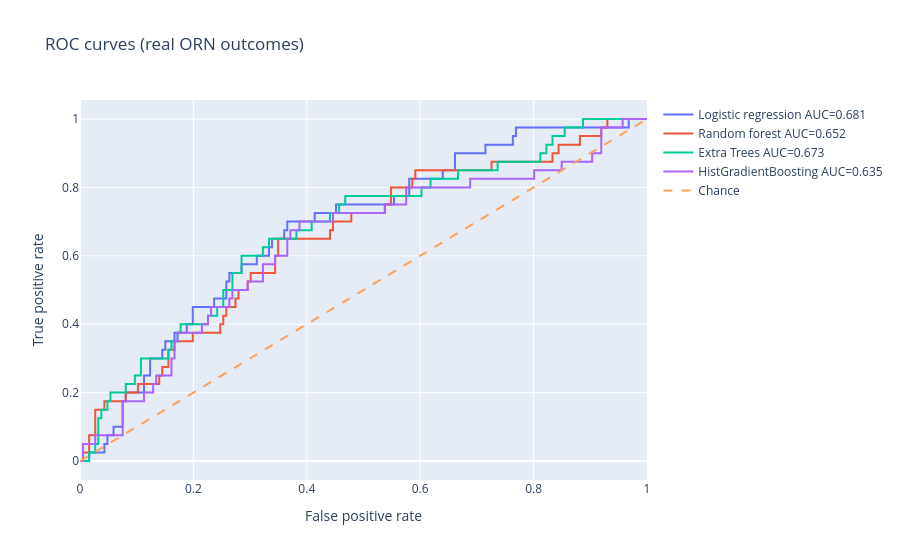
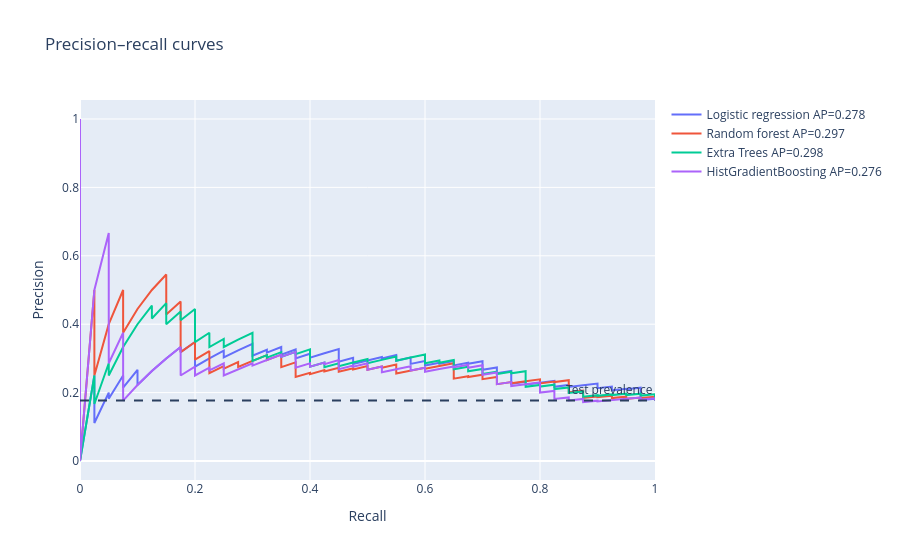

Write notebook code for charts like these, in order.
### Markdown cell above
## 4. Phase 3 — real-data ML baselines

### Code cell
exclude=[c for c in ['Study ID','ORN status','ORN Grade (Tsai)','Time to event','Overall survival','Overall survival time'] if c in raw.columns]
X=raw.drop(columns=exclude).copy()
X=pd.get_dummies(X,drop_first=False,dummy_na=True)
X=X.replace([np.inf,-np.inf],np.nan)
X=X.fillna(X.median(numeric_only=True)).fillna(0)
from sklearn.model_selection import train_test_split
Xtr,Xte,ytr,yte=train_test_split(X,y,test_size=.2,random_state=SEED,stratify=y)
models={
 'Logistic regression':make_pipeline(StandardScaler(),LogisticRegression(max_iter=3000,C=.1)),
 'Random forest':RandomForestClassifier(n_estimators=300,min_samples_leaf=4,max_features='sqrt',class_weight='balanced',n_jobs=-1,random_state=SEED),
 'Extra Trees':ExtraTreesClassifier(n_estimators=300,min_samples_leaf=4,max_features='sqrt',class_weight='balanced',n_jobs=-1,random_state=SEED),
 'HistGradientBoosting':HistGradientBoostingClassifier(max_iter=200,learning_rate=.05,l2_regularization=2,random_state=SEED)
}
preds={}; rows=[]
for name,m in models.items():
    m.fit(Xtr,ytr); prob=m.predict_proba(Xte)[:,1]; pred=(prob>=.5).astype(int); preds[name]=prob
    rows.append({'Model':name,'ROC-AUC':roc_auc_score(yte,prob),'Average precision':average_precision_score(yte,prob),
                 'Brier':brier_score_loss(yte,prob),'F1@0.5':f1_score(yte,pred,zero_division=0),
                 'Recall@0.5':recall_score(yte,pred,zero_division=0),'Precision@0.5':precision_score(yte,pred,zero_division=0)})
results=pd.DataFrame(rows).sort_values('ROC-AUC',ascending=False)
display(results)
fig=go.Figure()
for name,p in preds.items():
    fpr,tpr,_=roc_curve(yte,p); fig.add_trace(go.Scatter(x=fpr,y=tpr,mode='lines',name=f'{name} AUC={roc_auc_score(yte,p):.3f}'))
fig.add_trace(go.Scatter(x=[0,1],y=[0,1],mode='lines',line=dict(dash='dash'),name='Chance'))
fig.update_layout(title='ROC curves (real ORN outcomes)',xaxis_title='False positive rate',yaxis_title='True positive rate');fig.show()
fig=go.Figure()
for name,p in preds.items():
    pr,rc,_=precision_recall_curve(yte,p);fig.add_trace(go.Scatter(x=rc,y=pr,mode='lines',name=f'{name} AP={average_precision_score(yte,p):.3f}'))
fig.add_hline(y=yte.mean(),line_dash='dash',annotation_text='Test prevalence')
fig.update_layout(title='Precision–recall curves',xaxis_title='Recall',yaxis_title='Precision');fig.show()
best=results.iloc[0]['Model']; print("Best ROC-AUC model:",best)
print(f"Holdout set n={len(yte)}; ORN prevalence={yte.mean():.1%}; best ROC-AUC={results.iloc[0]['ROC-AUC']:.3f}.")

### Figure 1 — Plotly figure (JSON) as saved in the notebook; plotly's stock layout.template omitted (floating-point values rounded to 4 significant figures)
{"data": [{"mode": "lines", "name": "Logistic regression AUC=0.681", "type": "scatter", "x": [0.0, 0.005376, 0.01613, 0.01613, 0.04301, 0.04301, 0.04839, 0.04839, 0.05914, 0.05914, 0.07527, 0.07527, 0.08065, 0.08065, 0.1129, 0.1129, 0.1237, 0.1237, 0.1452, 0.1452, 0.1505, 0.1505, 0.1667, 0.1667, 0.1882, 0.1882, 0.1989, 0.1989, 0.2366, 0.2366, 0.2581, 0.2581, 0.2634, 0.2634, 0.2849, 0.2849, 0.3118, 0.3118, 0.3333, 0.3333, 0.3387, 0.3387, 0.3602, 0.3602, 0.3656, 0.3656, 0.414, 0.414, 0.4516, 0.4516, 0.5538, 0.5538, 0.5806, 0.5806, 0.6398, 0.6398, 0.6613, 0.6613, 0.7151, 0.7151, 0.7634, 0.7634, 0.7688, 0.7688, 0.9677, 0.9677, 1.0], "y": [0.0, 0.0, 0.0, 0.025, 0.025, 0.05, 0.05, 0.075, 0.075, 0.1, 0.1, 0.175, 0.175, 0.2, 0.2, 0.25, 0.25, 0.3, 0.3, 0.325, 0.325, 0.35, 0.35, 0.375, 0.375, 0.4, 0.4, 0.45, 0.45, 0.475, 0.475, 0.525, 0.525, 0.55, 0.55, 0.575, 0.575, 0.6, 0.6, 0.625, 0.625, 0.65, 0.65, 0.675, 0.675, 0.7, 0.7, 0.725, 0.725, 0.75, 0.75, 0.775, 0.775, 0.825, 0.825, 0.85, 0.85, 0.9, 0.9, 0.925, 0.925, 0.95, 0.95, 0.975, 0.975, 1.0, 1.0]}, {"mode": "lines", "name": "Random forest AUC=0.652", "type": "scatter", "x": [0.0, 0.005376, 0.005376, 0.01613, 0.01613, 0.02688, 0.02688, 0.04301, 0.04301, 0.08065, 0.08065, 0.1022, 0.1022, 0.1398, 0.1398, 0.1452, 0.1452, 0.1559, 0.1559, 0.1667, 0.1667, 0.1989, 0.1989, 0.2473, 0.2473, 0.2527, 0.2527, 0.2581, 0.2581, 0.2742, 0.2742, 0.2796, 0.2796, 0.2957, 0.2957, 0.3011, 0.3011, 0.3441, 0.3441, 0.3495, 0.3495, 0.4409, 0.4409, 0.4462, 0.4462, 0.4785, 0.4785, 0.5376, 0.5376, 0.5484, 0.5484, 0.586, 0.586, 0.5914, 0.5914, 0.7258, 0.7258, 0.8333, 0.8333, 0.8441, 0.8441, 0.8817, 0.8817, 0.9194, 0.9194, 0.9301, 0.9301, 1.0], "y": [0.0, 0.0, 0.025, 0.025, 0.075, 0.075, 0.15, 0.15, 0.175, 0.175, 0.2, 0.2, 0.225, 0.225, 0.25, 0.25, 0.275, 0.275, 0.325, 0.325, 0.35, 0.35, 0.375, 0.375, 0.4, 0.4, 0.425, 0.425, 0.45, 0.45, 0.475, 0.475, 0.5, 0.5, 0.525, 0.525, 0.55, 0.55, 0.6, 0.6, 0.65, 0.65, 0.675, 0.675, 0.7, 0.7, 0.725, 0.725, 0.75, 0.75, 0.8, 0.8, 0.825, 0.825, 0.85, 0.85, 0.875, 0.875, 0.9, 0.9, 0.925, 0.925, 0.95, 0.95, 0.975, 0.975, 1.0, 1.0]}, {"mode": "lines", "name": "Extra Trees AUC=0.673", "type": "scatter", "x": [0.0, 0.005376, 0.01613, 0.01613, 0.02688, 0.02688, 0.03226, 0.03226, 0.03763, 0.03763, 0.04839, 0.04839, 0.05376, 0.05376, 0.08065, 0.08065, 0.09677, 0.09677, 0.1075, 0.1075, 0.1559, 0.1559, 0.1613, 0.1613, 0.172, 0.172, 0.1774, 0.1774, 0.2258, 0.2258, 0.2419, 0.2419, 0.2527, 0.2527, 0.2688, 0.2688, 0.2849, 0.2849, 0.3226, 0.3226, 0.3333, 0.3333, 0.3817, 0.3817, 0.4086, 0.4086, 0.4409, 0.4409, 0.457, 0.457, 0.4677, 0.4677, 0.6022, 0.6022, 0.6183, 0.6183, 0.6667, 0.6667, 0.7366, 0.7366, 0.8118, 0.8118, 0.8226, 0.8226, 0.8333, 0.8333, 0.8548, 0.8548, 0.8871, 0.8871, 0.9839, 0.9946, 1.0], "y": [0.0, 0.0, 0.0, 0.025, 0.025, 0.05, 0.05, 0.125, 0.125, 0.15, 0.15, 0.175, 0.175, 0.2, 0.2, 0.225, 0.225, 0.25, 0.25, 0.3, 0.3, 0.325, 0.325, 0.35, 0.35, 0.375, 0.375, 0.4, 0.4, 0.425, 0.425, 0.45, 0.45, 0.5, 0.5, 0.55, 0.55, 0.6, 0.6, 0.625, 0.625, 0.65, 0.65, 0.675, 0.675, 0.7, 0.7, 0.725, 0.725, 0.75, 0.75, 0.775, 0.775, 0.8, 0.8, 0.825, 0.825, 0.85, 0.85, 0.875, 0.875, 0.9, 0.9, 0.925, 0.925, 0.95, 0.95, 0.975, 0.975, 1.0, 1.0, 1.0, 1.0]}, {"mode": "lines", "name": "HistGradientBoosting AUC=0.635", "type": "scatter", "x": [0.0, 0.005376, 0.005376, 0.02688, 0.02688, 0.07527, 0.07527, 0.1129, 0.1129, 0.129, 0.129, 0.1344, 0.1344, 0.1613, 0.1613, 0.1667, 0.1667, 0.172, 0.172, 0.2151, 0.2151, 0.2258, 0.2258, 0.2312, 0.2312, 0.2634, 0.2634, 0.2688, 0.2688, 0.2957, 0.2957, 0.3226, 0.3226, 0.3441, 0.3441, 0.3656, 0.3656, 0.371, 0.371, 0.3871, 0.3871, 0.4462, 0.4462, 0.5376, 0.5376, 0.5753, 0.5753, 0.6882, 0.6882, 0.8011, 0.8011, 0.8495, 0.8495, 0.9032, 0.9032, 0.9194, 0.9194, 0.957, 0.957, 1.0], "y": [0.0, 0.0, 0.05, 0.05, 0.075, 0.075, 0.175, 0.175, 0.2, 0.2, 0.225, 0.225, 0.25, 0.25, 0.3, 0.3, 0.35, 0.35, 0.375, 0.375, 0.4, 0.4, 0.425, 0.425, 0.45, 0.45, 0.475, 0.475, 0.5, 0.5, 0.525, 0.525, 0.575, 0.575, 0.6, 0.6, 0.65, 0.65, 0.675, 0.675, 0.7, 0.7, 0.725, 0.725, 0.75, 0.75, 0.8, 0.8, 0.825, 0.825, 0.85, 0.85, 0.875, 0.875, 0.9, 0.9, 0.975, 0.975, 1.0, 1.0]}, {"line": {"dash": "dash"}, "mode": "lines", "name": "Chance", "type": "scatter", "x": [0, 1], "y": [0, 1]}], "layout": {"title": {"text": "ROC curves (real ORN outcomes)"}, "xaxis": {"title": {"text": "False positive rate"}}, "yaxis": {"title": {"text": "True positive rate"}}}}

### Figure 2 — Plotly figure (JSON) as saved in the notebook; plotly's stock layout.template omitted (floating-point values rounded to 4 significant figures; data arrays with more than 128 entries replaced by an {"elided": "..."} marker saying what was removed)
{"data": [{"mode": "lines", "name": "Logistic regression AP=0.278", "type": "scatter", "x": {"elided": "227 float values"}, "y": {"elided": "227 float values"}}, {"mode": "lines", "name": "Random forest AP=0.297", "type": "scatter", "x": {"elided": "227 float values"}, "y": {"elided": "227 float values"}}, {"mode": "lines", "name": "Extra Trees AP=0.298", "type": "scatter", "x": {"elided": "226 float values"}, "y": {"elided": "226 float values"}}, {"mode": "lines", "name": "HistGradientBoosting AP=0.276", "type": "scatter", "x": {"elided": "227 float values"}, "y": {"elided": "227 float values"}}], "layout": {"annotations": [{"showarrow": false, "text": "Test prevalence", "x": 1, "xanchor": "right", "xref": "x domain", "y": 0.177, "yanchor": "bottom", "yref": "y"}], "shapes": [{"line": {"dash": "dash"}, "type": "line", "x0": 0, "x1": 1, "xref": "x domain", "y0": 0.177, "y1": 0.177, "yref": "y"}], "title": {"text": "Precision–recall curves"}, "xaxis": {"title": {"text": "Recall"}}, "yaxis": {"title": {"text": "Precision"}}}}
